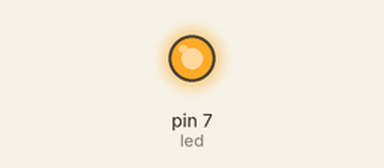
Bench run of a sketch on a simulated Arduino Uno, built with avr-gcc and run on an emulated ATmega328P. Parts: output pins drawn as LEDs (lit = HIGH).

Above: at 2.0 s.
At 6.0 s:
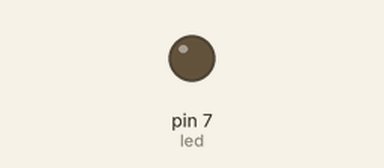
Timing chart, 0 to 10.4 s (numbered marks = the images above):
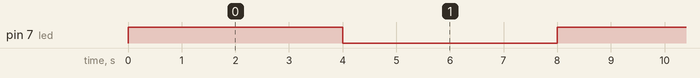

Measured:
- by itself, pin 7 (led): alternates HIGH for 4.0 s and LOW for 4.0 s

The sketch:

xitkj4006.ino
```cpp
/*
  Blink
  Menyalakan LED pada Pin 7 selama 4 detik dan Mematikanya selama 4 detik.

  Ini contoh Kode Programnya.
 */

int led = 7;//Output pada Digital Pin adalah sebuah LED yang terkoneksi/terhubung dengan Digital Pin 7.

void setup()
{
  pinMode(led, OUTPUT);//Mengatur Digital Pin sebagai Output.
}

void loop()
{
  digitalWrite(led, HIGH);   // Mengatur LED agar Menyala.
  delay(4000);               // Tunggu sampai 4 detik.
  digitalWrite(led, LOW);    // Mengatur LED agar Mati.
  delay(4000);               // Tunggu samapi 4 detik.
}
```
